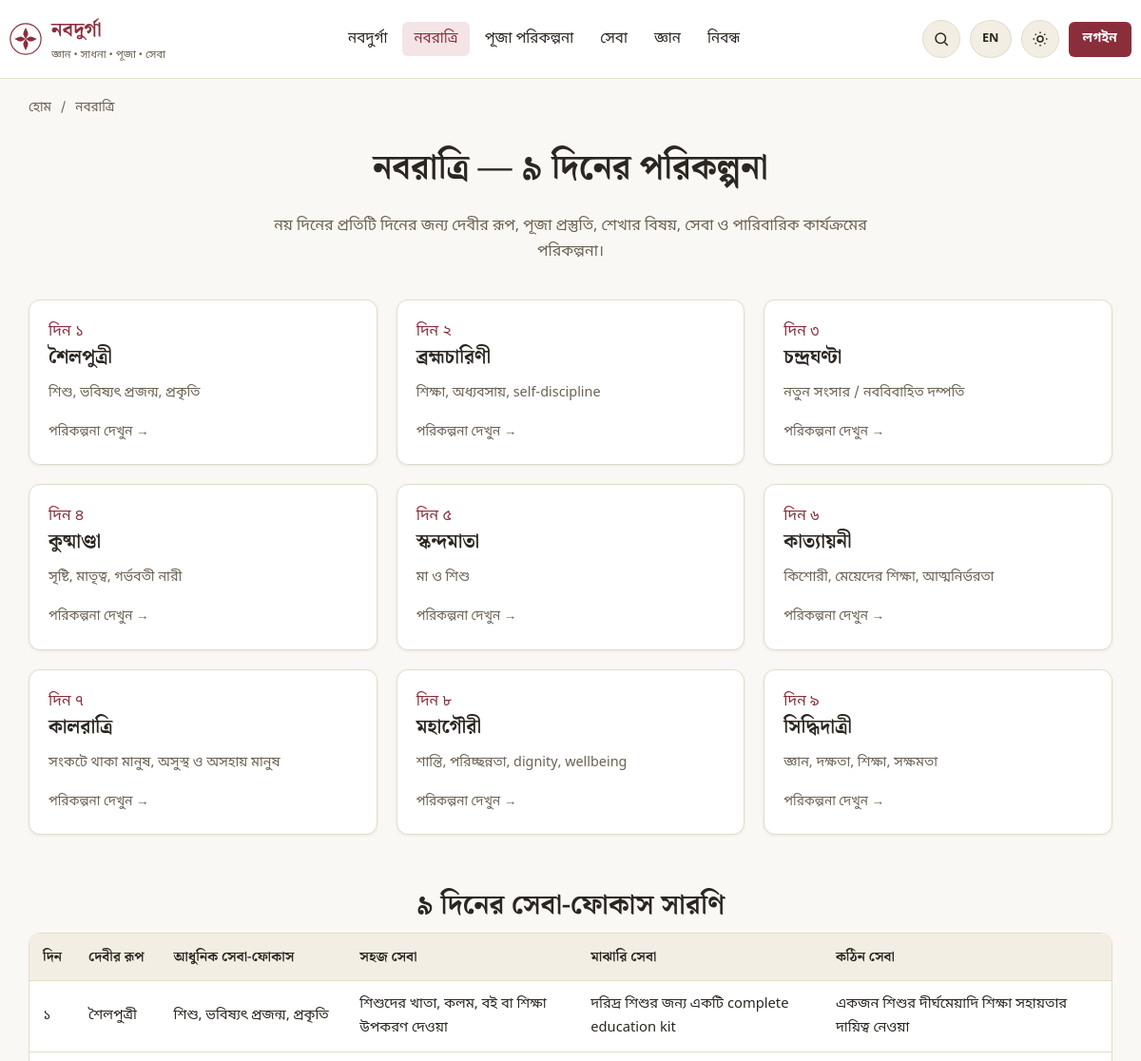
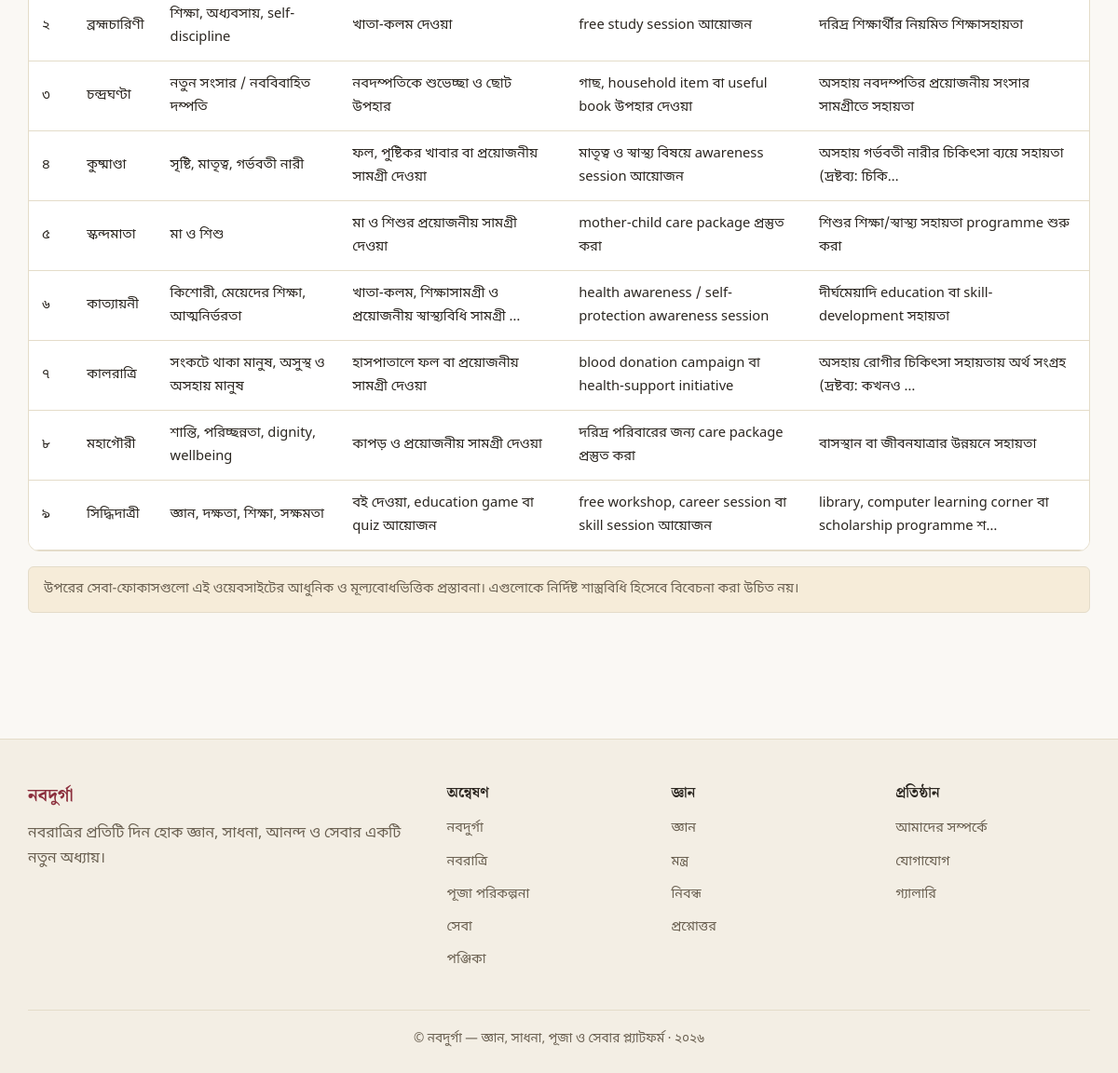
The page /navaratri on the database its author committed (2 pictures, top to bottom).
### tables this page shows
CREATE TABLE IF NOT EXISTS navaratri_days (
    id INT UNSIGNED AUTO_INCREMENT PRIMARY KEY,
    day_number TINYINT UNSIGNED NOT NULL UNIQUE,
    navadurga_id INT UNSIGNED NOT NULL,
    date DATE NULL COMMENT 'convenience cache of current year date; authoritative per-year dates live in festival_calendar',
    tithi VARCHAR(100) NULL,
    title_bn VARCHAR(255) NULL,
    theme VARCHAR(255) NULL,
    traditional_focus TEXT NULL,
    puja_focus TEXT NULL,
    spiritual_focus TEXT NULL,
    learning_focus TEXT NULL,
    family_activity TEXT NULL,
    children_activity TEXT NULL,
    environment_activity TEXT NULL,
    seva_easy TEXT NULL,
    seva_moderate TEXT NULL,
    seva_challenging TEXT NULL,
    recommended_items TEXT NULL,
    daily_mantra TEXT NULL,
    daily_message TEXT NULL,
    avoid_note TEXT NULL,
    image VARCHAR(255) NULL,
    status ENUM('active','inactive') NOT NULL DEFAULT 'active',
    created_at DATETIME NOT NULL DEFAULT CURRENT_TIMESTAMP,
    updated_at DATETIME NOT NULL DEFAULT CURRENT_TIMESTAMP ON UPDATE CURRENT_TIMESTAMP,
    CONSTRAINT fk_navaratri_days_navadurga FOREIGN KEY (navadurga_id) REFERENCES navadurga(id) ON DELETE RESTRICT
);

CREATE TABLE IF NOT EXISTS navadurga (
    id INT UNSIGNED AUTO_INCREMENT PRIMARY KEY,
    day_number TINYINT UNSIGNED NOT NULL UNIQUE,
    name_bn VARCHAR(150) NOT NULL,
    name_en VARCHAR(150) NULL,
    sanskrit_name VARCHAR(150) NULL,
    slug VARCHAR(150) NOT NULL UNIQUE,
    alternative_names VARCHAR(255) NULL,
    short_description TEXT NULL,
    detailed_description LONGTEXT NULL,
    name_meaning TEXT NULL,
    traditional_symbolism TEXT NULL,
    iconography TEXT NULL,
    vehicle VARCHAR(150) NULL,
    hands VARCHAR(50) NULL,
    weapons VARCHAR(255) NULL,
    objects VARCHAR(255) NULL,
    colour VARCHAR(100) NULL,
    associated_quality VARCHAR(255) NULL,
    associated_chakra VARCHAR(100) NULL,
    traditional_association TEXT NULL,
    traditional_food VARCHAR(255) NULL,
    puja_significance TEXT NULL,
    story LONGTEXT NULL,
    mantra TEXT NULL,
    stotra TEXT NULL,
    scriptural_sources TEXT NULL COMMENT 'source citations, never fabricated',
    regional_variations TEXT NULL,
    modern_interpretation TEXT NULL,
    seva_note TEXT NULL COMMENT 'website suggested seva disclaimer text',
    image VARCHAR(255) NULL,
    seo_title VARCHAR(255) NULL,
    seo_description VARCHAR(500) NULL,
    status ENUM('active','inactive') NOT NULL DEFAULT 'active',
    created_at DATETIME NOT NULL DEFAULT CURRENT_TIMESTAMP,
    updated_at DATETIME NOT NULL DEFAULT CURRENT_TIMESTAMP ON UPDATE CURRENT_TIMESTAMP,
    INDEX idx_navadurga_slug (slug)
);

### app/core/Controller.php (called while the page is built, shortened)
<?php
class Controller
{
    protected function view(string $view, array $data = [], ?string $layout = null): void
    {
        $viewFile = dirname(__DIR__) . '/views/' . $view . '.php';
        extract($data, EXTR_SKIP);
        require $viewFile;
    }
}

### app/controllers/NavaratriController.php (called while the page is built, shortened)
<?php
class NavaratriController extends Controller
{
    public function index(Request $request): void
    {
        $repo = new NavaratriDayRepository();
        $this->view('pages/navaratri/index', [
            'title' => 'নবরাত্রি — ৯ দিনের পরিকল্পনা',
            'metaDescription' => 'নবরাত্রির ৯ দিনের সম্পূর্ণ পরিকল্পনা — পূজা, সেবা, শিক্ষা ও পরিবার কার্যক্রমসহ।',
            'breadcrumbs' => [['label' => 'নবরাত্রি']],
            'days' => $repo->allWithNavadurga(),
            'currentDayNumber' => current_navaratri_day(),
        ]);
    }
}

### public/index.php (called while the page is built, shortened)
<?php
$router = new \App\Core\Router();
$router->setBasePath(\App\Core\Env::get('APP_BASE_PATH', ''));
$request = new \App\Core\Request();
$router->dispatch($request);

### app/core/Repository.php (called while the page is built, shortened)
<?php
abstract class Repository
{
    protected PDO $db;
    public function __construct()
    {
        $this->db = Database::connection();
    }
    public function query(string $sql, array $params = []): array
    {
        $stmt = $this->db->prepare($sql);
        $stmt->execute($params);
        return $stmt->fetchAll();
    }
}

### app/core/Autoloader.php (called while the page is built, shortened)
<?php
class Autoloader
{
    protected static array $map = [
        'App\\Core\\' => 'core/',
        'App\\Controllers\\Admin\\' => 'controllers/admin/',
        'App\\Controllers\\' => 'controllers/',
        'App\\Models\\' => 'models/',
        'App\\Repositories\\' => 'repositories/',
        'App\\Services\\' => 'services/',
        'App\\Middleware\\' => 'middleware/',
        'App\\Validators\\' => 'validators/',
        'App\\Helpers\\' => 'helpers/',
    ];
    public static function register(string $appPath): void
    {
        spl_autoload_register(function (string $class) use ($appPath) {
            foreach (self::$map as $prefix => $dir) {
                if (str_starts_with($class, $prefix)) {
                    $relative = substr($class, strlen($prefix));
                    $relative = str_replace('\\', '/', $relative);
                    $file = rtrim($appPath, '/\\') . '/' . $dir . $relative . '.php';
                    if (is_file($file)) {
                        return;
                    }
                }
            }
        });
    }
}

### app/core/Env.php (called while the page is built, shortened)
<?php
class Env
{
    public static function get(string $key, $default = null)
    {
        $value = $_ENV[$key] ?? getenv($key);
        return match (strtolower((string) $value)) {
            'true', '(true)' => true,
            'false', '(false)' => false,
            'null', '(null)' => null,
            'empty', '(empty)' => '',
            default => $value,
        };
    }
}

### app/core/Database.php (called while the page is built, shortened)
<?php
class Database
{
    protected static ?PDO $instance = null;
    public static function connection(): PDO
    {
        if (self::$instance === null) {
            $host = Env::get('DB_HOST', '127.0.0.1');
            $port = Env::get('DB_PORT', '3306');
            $name = Env::get('DB_DATABASE', 'navadurga_db');
            $user = Env::get('DB_USERNAME', 'root');
            $pass = Env::get('DB_PASSWORD', '');
            $charset = Env::get('DB_CHARSET', 'utf8mb4');
            $dsn = "mysql:host={$host};port={$port};dbname={$name};charset={$charset}";
            try {
                self::$instance = new PDO($dsn, $user, $pass, [
                    PDO::ATTR_ERRMODE => PDO::ERRMODE_EXCEPTION,
                    PDO::ATTR_DEFAULT_FETCH_MODE => PDO::FETCH_ASSOC,
                    PDO::ATTR_EMULATE_PREPARES => true,
                ]);
            } catch (PDOException $e) {
                if (Env::get('APP_DEBUG', false)) {
                    throw $e;
                }
                http_response_code(500);
                require dirname(__DIR__) . '/views/errors/500.php';
                exit;
            }
        }
        return self::$instance;
    }
}

### app/repositories/NavaratriDayRepository.php (called while the page is built, shortened)
<?php
class NavaratriDayRepository extends Repository
{
    public function allWithNavadurga(): array
    {
        return $this->query(
            "SELECT nd.*, n.name_bn AS navadurga_name_bn, n.name_en AS navadurga_name_en,
                    n.slug AS navadurga_slug, n.image AS navadurga_image, n.colour AS navadurga_colour
             FROM navaratri_days nd
             JOIN navadurga n ON n.id = nd.navadurga_id
             WHERE nd.status = 'active'
             ORDER BY nd.day_number ASC"
        );
    }
}

### app/helpers/functions.php (called while the page is built, shortened)
<?php
if (!function_exists('base_path')) {
    function base_path(): string
    {
        return rtrim(Env::get('APP_BASE_PATH', ''), '/');
    }
}
if (!function_exists('url')) {
    function url(string $path = ''): string
    {
        return base_path() . '/' . ltrim($path, '/');
    }
}
if (!function_exists('e')) {
    function e(?string $value): string
    {
        return htmlspecialchars($value ?? '', ENT_QUOTES, 'UTF-8');
    }
}
if (!function_exists('bn_digits')) {
    function bn_digits($number): string
    {
        $western = ['0','1','2','3','4','5','6','7','8','9'];
        $bengali = ['০','১','২','৩','৪','৫','৬','৭','৮','৯'];
        return str_replace($western, $bengali, (string) $number);
    }
}
if (!function_exists('truncate')) {
    function truncate(?string $text, int $length = 150): string
    {
        $text = trim(strip_tags($text ?? ''));
        if (mb_strlen($text) <= $length) {
            return $text;
        }
        return mb_substr($text, 0, $length) . '…';
    }
}

### app/views/pages/navaratri/index.php (the view, shortened to what this page needs)
<h1 class="text-center">নবরাত্রি — ৯ দিনের পরিকল্পনা</h1>
<p class="section-subtitle">নয় দিনের প্রতিটি দিনের জন্য দেবীর রূপ, পূজা প্রস্তুতি, শেখার বিষয়, সেবা ও পারিবারিক কার্যক্রমের পরিকল্পনা।</p>
<div class="grid grid-3">
    <?php foreach ($days as $d): ?>
        <a href="<?= url('/navaratri/day/' . $d['day_number']) ?>" class="card day-card">
            <div class="card-body">
                <span class="day-badge">
                    দিন <?= bn_digits($d['day_number']) ?>
                </span>
                <h3><?= e($d['navadurga_name_bn']) ?></h3>
                <p class="text-muted" style="font-size:0.9rem;"><?= e($d['theme']) ?></p>
                <span class="text-muted" style="font-size:0.85rem;">পরিকল্পনা দেখুন →</span>
            </div>
        </a>
    <?php endforeach; ?>
</div>
<section class="section">
    <h2 class="section-title text-center">৯ দিনের সেবা-ফোকাস সারণি</h2>
    <div class="table-responsive">
        <table class="data-table stack-mobile">
            <thead>
                <tr>
                    <th>দিন</th><th>দেবীর রূপ</th><th>আধুনিক সেবা-ফোকাস</th>
                    <th>সহজ সেবা</th><th>মাঝারি সেবা</th><th>কঠিন সেবা</th>
                </tr>
            </thead>
            <tbody>
                <?php foreach ($days as $d): ?>
                <tr>
                    <td data-label="দিন"><?= bn_digits($d['day_number']) ?></td>
                    <td data-label="দেবীর রূপ"><?= e($d['navadurga_name_bn']) ?></td>
                    <td data-label="আধুনিক সেবা-ফোকাস"><?= e($d['theme']) ?></td>
                    <td data-label="সহজ সেবা"><?= e(truncate($d['seva_easy'], 60)) ?></td>
                    <td data-label="মাঝারি সেবা"><?= e(truncate($d['seva_moderate'], 60)) ?></td>
                    <td data-label="কঠিন সেবা"><?= e(truncate($d['seva_challenging'], 60)) ?></td>
                </tr>
                <?php endforeach; ?>
            </tbody>
        </table>
    </div>
    <p class="disclaimer-note" style="margin-top:16px;">
        উপরের সেবা-ফোকাসগুলো এই ওয়েবসাইটের আধুনিক ও মূল্যবোধভিত্তিক প্রস্তাবনা। এগুলোকে নির্দিষ্ট শাস্ত্রবিধি হিসেবে বিবেচনা করা উচিত নয়।
    </p>
</section>

### app/core/Router.php (shortened to what this page needs)
<?php
class Router
{
    protected array $routes = [];
    protected string $basePath = '';
    public function setBasePath(string $path): void
    {
        $this->basePath = rtrim($path, '/');
    }
    protected function add(string $method, string $uri, $handler, array $middleware): void
    {
        $this->routes[] = [
            'method' => $method,
            'uri' => '/' . trim($uri, '/'),
            'handler' => $handler,
            'middleware' => $middleware,
        ];
    }
    public function dispatch(Request $request): void
    {
        $uri = $request->uriPath($this->basePath);
        foreach ($this->routes as $route) {
            $pattern = $this->compile($route['uri']);
            if (preg_match($pattern, $uri, $matches)) {
                $params = array_filter($matches, 'is_string', ARRAY_FILTER_USE_KEY);
                $this->call($route['handler'], $request, $params);
                return;
            }
        }
    }
    protected function compile(string $uri): string
    {
        $pattern = preg_replace('#\{([a-zA-Z_][a-zA-Z0-9_]*)\}#', '(?P<$1>[^/]+)', $uri);
        return '#^' . $pattern . '$#u';
    }
    protected function call($handler, Request $request, array $params): void
    {
        [$class, $method] = $handler;
        $controller = new $class();
        call_user_func_array([$controller, $method], array_merge([$request], array_values($params)));
    }
}

### public/assets/css/app.css (style rules this page uses)
:root { --color-bg: #FAF8F4; --color-surface: #FFFFFF; --color-surface-alt: #F3EEE4; --color-border: #E4DCC9; --color-text: #2B2620; --color-text-muted: #6B6152; --color-primary: #8B2E3C; --color-primary-dark: #6E1F2B; --color-primary-soft: #F4E4E6; --color-accent: #B8842E; --color-accent-soft: #F6ECD9; --color-success: #2F6D4F; --color-success-soft: #E4F1EA; --color-danger: #B3261E; --color-danger-soft: #FBE7E5; --color-info: #2E5D8B; --color-info-soft: #E4EDF6; --shadow-sm: 0 1px 3px rgba(43, 38, 32, 0.08); --shadow-md: 0 4px 16px rgba(43, 38, 32, 0.10); --radius-sm: 6px; --radius-md: 12px; --radius-lg: 20px; --font-body: 'Noto Sans Bengali', 'Nirmala UI', 'Vrinda', 'Noto Sans', system-ui, sans-serif; --font-heading: 'Noto Serif Bengali', 'Nirmala UI', 'Vrinda', 'Noto Serif', Georgia, serif; --container-width: 1180px; }
* { box-sizing: border-box; }
html { scroll-behavior: smooth; }
body { margin: 0; font-family: var(--font-body); background: var(--color-bg); color: var(--color-text); line-height: 1.7; font-size: 16px; -webkit-font-smoothing: antialiased; }
h1, h2, h3, h4 { font-family: var(--font-heading); font-weight: 700; line-height: 1.35; margin: 0 0 0.6em; color: var(--color-text); }
h1 { font-size: clamp(1.9rem, 3vw, 2.6rem); }
h2 { font-size: clamp(1.5rem, 2.4vw, 2rem); }
h3 { font-size: 1.25rem; }
p { margin: 0 0 1em; color: var(--color-text); }
a { color: var(--color-primary); text-decoration: none; }
.section { padding: 56px 0; }
.section-title { text-align: center; margin-bottom: 8px; }
.section-subtitle { text-align: center; color: var(--color-text-muted); max-width: 640px; margin: 0 auto 36px; }
.card { background: var(--color-surface); border: 1px solid var(--color-border); border-radius: var(--radius-md); box-shadow: var(--shadow-sm); overflow: hidden; }
.card-body { padding: 20px; }
.grid { display: grid; gap: 20px; }
.grid-3 { grid-template-columns: repeat(3, 1fr); }
.seva-card, .activity-card, .article-card, .mantra-card, .day-card { display: flex; flex-direction: column; height: 100%; }
.disclaimer-note { background: var(--color-accent-soft); border: 1px solid var(--color-border); border-radius: var(--radius-sm); padding: 12px 16px; font-size: 0.9rem; color: var(--color-text-muted); }
table.data-table { width: 100%; border-collapse: collapse; background: var(--color-surface); }
table.data-table th, table.data-table td { text-align: left; padding: 12px 14px; border-bottom: 1px solid var(--color-border); font-size: 0.92rem; }
table.data-table th { background: var(--color-surface-alt); font-family: var(--font-heading); }
.table-responsive { overflow-x: auto; border: 1px solid var(--color-border); border-radius: var(--radius-md); }
.text-center { text-align: center; }
.text-muted { color: var(--color-text-muted); }

### rows shown on the page
navaratri_days: day_number "১", navadurga.name_bn "শৈলপুত্রী", theme "শিশু, ভবিষ্যৎ প্রজন্ম, প্রকৃতি", seva_easy "শিশুদের খাতা, কলম, বই বা শিক্ষা উপকরণ দেওয়া", seva_moderate "দরিদ্র শিশুর জন্য একটি complete education kit", seva_challenging "একজন শিশুর দীর্ঘমেয়াদি শিক্ষা সহায়তার দায়িত্ব নেওয়া"
navaratri_days: day_number "২", navadurga.name_bn "ব্রহ্মচারিণী", theme "শিক্ষা, অধ্যবসায়, self-discipline", seva_easy "খাতা-কলম দেওয়া", seva_moderate "free study session আয়োজন", seva_challenging "দরিদ্র শিক্ষার্থীর নিয়মিত শিক্ষাসহায়তা"
navaratri_days: day_number "৩", navadurga.name_bn "চন্দ্রঘণ্টা", theme "নতুন সংসার / নববিবাহিত দম্পতি", seva_easy "নবদম্পতিকে শুভেচ্ছা ও ছোট উপহার", seva_moderate "গাছ, household item বা useful book উপহার দেওয়া", seva_challenging "অসহায় নবদম্পতির প্রয়োজনীয় সংসার সামগ্রীতে সহায়তা"
navaratri_days: day_number "৪", navadurga.name_bn "কুষ্মাণ্ডা", theme "সৃষ্টি, মাতৃত্ব, গর্ভবতী নারী", seva_easy "ফল, পুষ্টিকর খাবার বা প্রয়োজনীয় সামগ্রী দেওয়া", seva_moderate "মাতৃত্ব ও স্বাস্থ্য বিষয়ে awareness session আয়োজন", seva_challenging "অসহায় গর্ভবতী নারীর চিকিৎসা ব্যয়ে সহায়তা (দ্রষ্টব্য: চিকি…"
navaratri_days: day_number "৫", navadurga.name_bn "স্কন্দমাতা", theme "মা ও শিশু", seva_easy "মা ও শিশুর প্রয়োজনীয় সামগ্রী দেওয়া", seva_moderate "mother-child care package প্রস্তুত করা", seva_challenging "শিশুর শিক্ষা/স্বাস্থ্য সহায়তা programme শুরু করা"
navaratri_days: day_number "৬", navadurga.name_bn "কাত্যায়নী", theme "কিশোরী, মেয়েদের শিক্ষা, আত্মনির্ভরতা", seva_easy "খাতা-কলম, শিক্ষাসামগ্রী ও প্রয়োজনীয় স্বাস্থ্যবিধি সামগ্রী …", seva_moderate "health awareness / self-protection awareness session", seva_challenging "দীর্ঘমেয়াদি education বা skill-development সহায়তা"
navaratri_days: day_number "৭", navadurga.name_bn "কালরাত্রি", theme "সংকটে থাকা মানুষ, অসুস্থ ও অসহায় মানুষ", seva_easy "হাসপাতালে ফল বা প্রয়োজনীয় সামগ্রী দেওয়া", seva_moderate "blood donation campaign বা health-support initiative", seva_challenging "অসহায় রোগীর চিকিৎসা সহায়তায় অর্থ সংগ্রহ (দ্রষ্টব্য: কখনও …"
navaratri_days: day_number "৮", navadurga.name_bn "মহাগৌরী", theme "শান্তি, পরিচ্ছন্নতা, dignity, wellbeing", seva_easy "কাপড় ও প্রয়োজনীয় সামগ্রী দেওয়া", seva_moderate "দরিদ্র পরিবারের জন্য care package প্রস্তুত করা", seva_challenging "বাসস্থান বা জীবনযাত্রার উন্নয়নে সহায়তা"
navaratri_days: day_number "৯", navadurga.name_bn "সিদ্ধিদাত্রী", theme "জ্ঞান, দক্ষতা, শিক্ষা, সক্ষমতা", seva_easy "বই দেওয়া, education game বা quiz আয়োজন", seva_moderate "free workshop, career session বা skill session আয়োজন", seva_challenging "library, computer learning corner বা scholarship programme শ…"

### other values the page prints
setting('site_name', 'নবদুর্গা') "নবদুর্গা"
setting('site_subtitle', 'জ্ঞান • সাধনা • পূজা • সেবা') "জ্ঞান • সাধনা • পূজা • সেবা"
t('nav.navadurga') "নবদুর্গা"
t('nav.navaratri') "নবরাত্রি"
t('nav.puja_planning') "পূজা পরিকল্পনা"
t('nav.seva') "সেবা"
t('nav.learning') "জ্ঞান"
t('nav.articles') "নিবন্ধ"
t('nav.login') "লগইন"
$crumb['label'] "নবরাত্রি"
t('footer.explore') "অন্বেষণ"
t('nav.calendar') "পঞ্জিকা"
t('footer.knowledge') "জ্ঞান"
t('nav.mantras') "মন্ত্র"
t('nav.faq') "প্রশ্নোত্তর"
